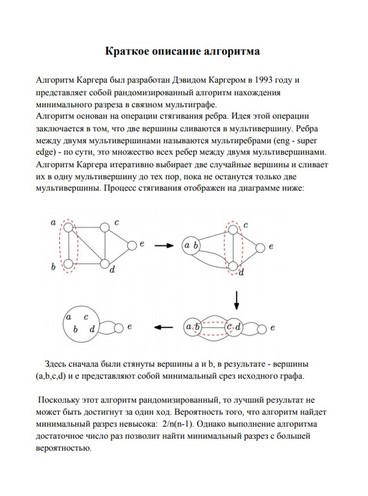
#> input picture test.jpg, 368 x 496 px
$ python -i ROI.py   (imports and definitions only)
#> lines starting #> are read from the running program, lines starting #| are printed output that depends on the picture; after the words box and inside, x2 and y2 are one past the last pixel; in counts of white or black regions, pixels touching at a corner belong together
### rlsa.py
from numpy import ndarray, arange, nditer


def iteration(image: ndarray, value: int) -> ndarray:
    for row in nditer(arange(image.shape[0])):
        try:
            begin = image[row].tolist().index(0)
        except ValueError:
            begin = 0
            count = begin

    for col in nditer(arange(begin, image.shape[1])):
        if image[row, col] == 0:
            if value >= (col - count) > 0:
                image[row, count:col] = 0
                count = col
    return image


def rlsa(image: ndarray, horizontal: bool = True, vertical: bool = True, value: int = 0) -> ndarray:
    if isinstance(image, ndarray):
        if value >= 0:
            value = int(value)
        else:
            value = 0
        try:
            if horizontal:
                image = iteration(image, value)
            if vertical:
                image = image.T
                image = iteration(image, value)
                image = image.T

        except (AttributeError, ValueError) as e:
            image = None
            print("Error: ", e, "\n")

    else:
        print('Image has to be as numpy ndarray and binary')
        image = None
    return image

### ROI.py
import cv2
import numpy as np
from rlsa import rlsa


def get_ROI(image: np.ndarray):
    threshold, bin_img = cv2.threshold(image, 0, 255, cv2.THRESH_BINARY+cv2.THRESH_OTSU)
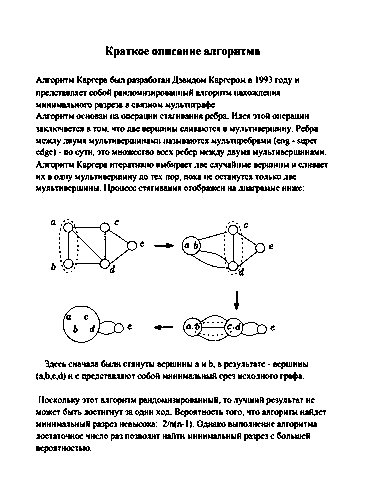
#> bin_img: shape (496, 368); 91.2% white; black in thin lines or dots, all inside (x1, y1, x2, y2) = (36, 46, 328, 453)
#> threshold = 196
    horizontal_smoothed = rlsa(bin_img, True, False, 16)
#> the loop in iteration, `for row in nditer(arange(image.shape[0])):` made 496 passes
#> begin on passes 47 to 49: 106, 106, 106
#> after the loop in iteration, `for col in nditer(arange(begin, image.shape[1])):`: count = 0
    vertical_smoothed = rlsa(bin_img, False, True, 8)
#> call 2 of rlsa, with horizontal = False, vertical = True, value = 8
#> in rlsa (call 2), `image = image.T`:
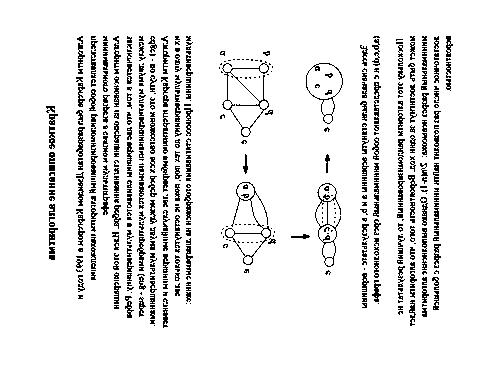
#> image: shape (368, 496); 91.2% white; black in thin lines or dots, all inside (x1, y1, x2, y2) = (46, 36, 453, 328)
#> the loop in iteration (call 2), `for row in nditer(arange(image.shape[0])):` made 368 passes
#> begin on passes 37 to 39: 81, 79, 77
    smoothed_img = horizontal_smoothed & vertical_smoothed

    cv2.waitKey(0)

    threshold_inv, inv_smoothed_img = cv2.threshold(smoothed_img, 0, 255, cv2.THRESH_BINARY_INV)
    dilation_kernel = np.ones((5, 4), dtype=int)
    dilated_img = cv2.dilate(inv_smoothed_img, dilation_kernel, iterations=2)
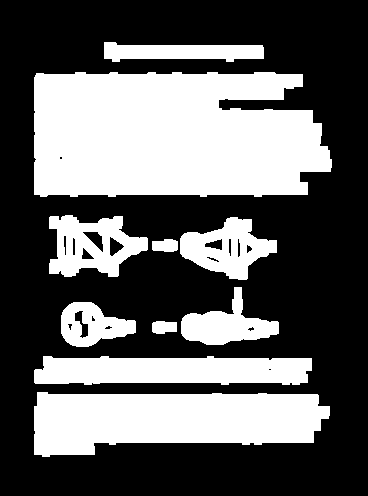
#> dilated_img: shape (496, 368); 38.1% white; 10 white regions, largest, box (x1, y1, x2, y2) and area: (34, 72, 332, 197) 33028, (34, 392, 330, 457) 14859, (34, 356, 312, 385) 6941

    ret, labels = cv2.connectedComponents(dilated_img)
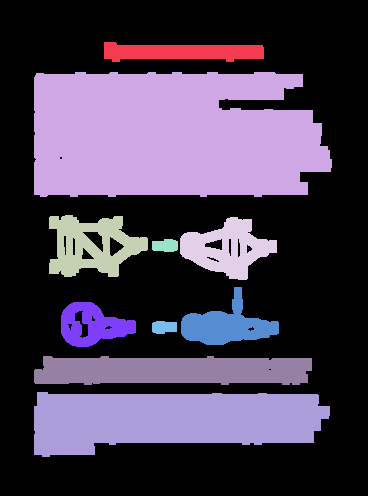
#> labels: shape (496, 368) int32; 11 distinct labels, from 0 to 10; one colour per label, 0 black
#> ret = 11

    roi = []
    roi_coordinates = []
    for label in range(1, ret):
        area = np.where(labels == label)
        roi_coordinates.append([np.amin(area[1]), np.amax(area[1]), np.amin(area[0]), np.amax(area[0])])
        roi.append(image[np.amin(area[0]): np.amax(area[0]), np.amin(area[1]):np.amax(area[1])])
#> this loop made 10 passes
#> area on passes 1 to 10: 2324 positions, rows 42 to 61, columns 104 to 263, 33028 positions, rows 72 to 196, columns 34 to 331, 3726 positions, rows 215 to 276, columns 49 to 147, 3326 positions, rows 217 to 279, columns 180 to 276, 289 positions, rows 239 to 251, columns 152 to 177, 2689 positions, rows 287 to 344, columns 181 to 278, 2058 positions, rows 302 to 346, columns 61 to 135, 279 positions, rows 321 to 333, columns 152 to 176, 6941 positions, rows 356 to 384, columns 34 to 311, 14859 positions, rows 392 to 456, columns 34 to 329
#> after the loop, roi = 10 items; roi_coordinates = [[104, 263, 42, 61], [34, 331, 72, 196], [49, 147, 215, 276], [180, 276, 217, 279], [152, 177, 239, 251], [181, 278, 287, 344], [61, 135, 302, 346], [152, 176, 321, 333], [34, 311, 356, 384], [34, 329, 392, 456]]

    return roi_coordinates, roi

>>> import cv2
>>> picture = cv2.imread('test.jpg', cv2.IMREAD_GRAYSCALE)
>>> result = get_ROI(picture)
